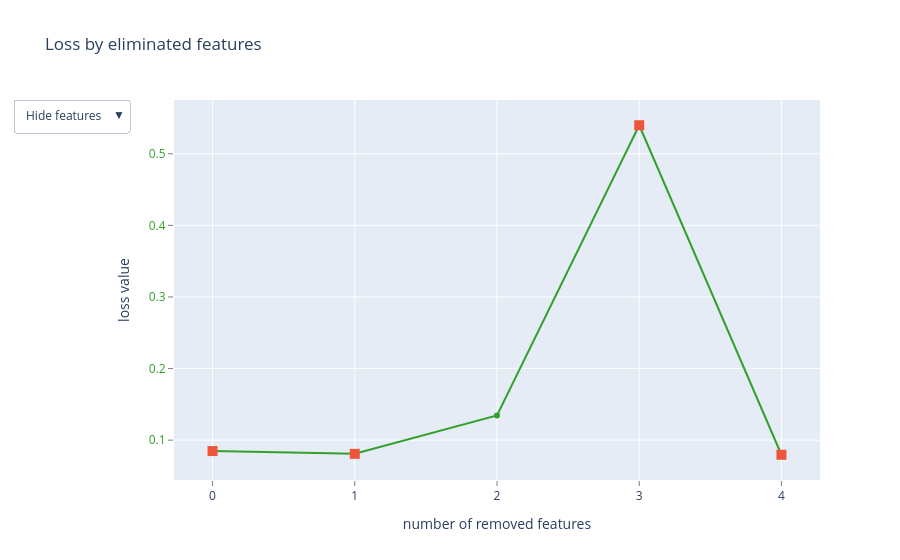

Here is the notebook cell this chart was saved with:
### Code cell
model = cb.CatBoostClassifier(
    eval_metric="Recall",
    random_seed=42,
    verbose=False,
)

features_col_ind = list(range(len(features_col)))

selected_features = model.select_features(
    X=train_pool,
    eval_set=valid_pool,
    features_for_select=features_col_ind,
    num_features_to_select=9,
    steps=3,
    verbose=False,
    plot=True,
)

selected_features

### Figure 1 — Plotly figure (JSON) as saved in the notebook; plotly's stock layout.template omitted (floating-point values rounded to 4 significant figures)
{"data": [{"line": {"color": "rgb(51,160,44)"}, "mode": "lines+markers", "name": "", "text": ["", "stem-flexibility", "gill-attachment", "spore-pattern", "cap-texture"], "type": "scatter", "x": [0, 1, 2, 3, 4], "y": [0.08477, 0.08088, 0.1345, 0.5398, 0.0796]}, {"marker": {"size": 10, "symbol": "square"}, "mode": "markers", "name": "", "text": ["", "stem-flexibility", "spore-pattern", "cap-texture"], "type": "scatter", "x": [0, 1, 3, 4], "y": [0.08477, 0.08088, 0.5398, 0.0796]}, {"mode": "text", "name": "", "text": ["", "2", "7", "1", "0"], "textfont": {"color": "rgb(51,160,44)", "family": "sans serif", "size": 18}, "textposition": "bottom center", "type": "scatter", "visible": false, "x": [0, 1, 2, 3, 4], "y": [0.08477, 0.08088, 0.1345, 0.5398, 0.0796]}, {"mode": "text", "name": "", "text": ["", "stem-flexibility", "gill-attachment", "spore-pattern", "cap-texture"], "textfont": {"color": "rgb(51,160,44)", "family": "sans serif", "size": 18}, "textposition": "bottom center", "type": "scatter", "visible": false, "x": [0, 1, 2, 3, 4], "y": [0.08477, 0.08088, 0.1345, 0.5398, 0.0796]}], "layout": {"showlegend": false, "title": {"text": "Loss by eliminated features"}, "updatemenus": [{"active": 0, "buttons": [{"args": [{"visible": [true, true, false, false]}], "label": "Hide features", "method": "update"}, {"args": [{"visible": [true, true, true, false]}], "label": "Show indices", "method": "update"}, {"args": [{"visible": [true, true, false, true]}], "label": "Show names", "method": "update"}], "pad": {"r": 10, "t": 10}, "showactive": true, "x": -0.25, "xanchor": "left", "y": 1.03, "yanchor": "top"}], "xaxis": {"gridcolor": "rgb(255,255,255)", "showgrid": true, "showline": false, "showticklabels": true, "tickcolor": "rgb(127,127,127)", "ticks": "outside", "title": {"text": "number of removed features"}, "zeroline": false}, "yaxis": {"gridcolor": "rgb(255,255,255)", "showgrid": true, "showline": false, "showticklabels": true, "tickcolor": "rgb(127,127,127)", "tickfont": {"color": "rgb(51,160,44)"}, "ticks": "outside", "title": {"text": "loss value"}, "zeroline": false}}}
